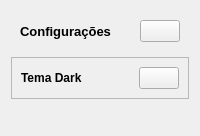
            <widget class="QWidget" name="pageSettings">
             <layout class="QVBoxLayout" name="verticalLayout_7">
              <item alignment="Qt::AlignTop">
               <widget class="QWidget" name="widgetSettings" native="true">
                <layout class="QHBoxLayout" name="horizontalLayout_12">
                 <item>
                  <widget class="QLabel" name="labelWidgetSettings">
                   <property name="font">
                    <font>
                     <pointsize>10</pointsize>
                     <weight>75</weight>
                     <bold>true</bold>
                    </font>
                   </property>
                   <property name="text">
                    <string>Configurações</string>
                   </property>
                   <property name="alignment">
                    <set>Qt::AlignCenter</set>
                   </property>
                  </widget>
                 </item>
                 <item alignment="Qt::AlignRight">
                  <widget class="QPushButton" name="closeCenterBtnSettings">
                   <property name="toolTip">
                    <string>Close Menu</string>
                   </property>
                   <property name="text">
                    <string/>
                   </property>
                   <property name="icon">
                    <iconset resource="Resources.qrc">
                     <normaloff>:/icons/icons/x-circle.svg</normaloff>:/icons/icons/x-circle.svg</iconset>
                   </property>
                   <property name="iconSize">
                    <size>
                     <width>20</width>
                     <height>20</height>
                    </size>
                   </property>
                  </widget>
                 </item>
                </layout>
               </widget>
              </item>
              <item>
               <widget class="QFrame" name="frameTema">
                <property name="frameShape">
                 <enum>QFrame::StyledPanel</enum>
                </property>
                <property name="frameShadow">
                 <enum>QFrame::Raised</enum>
                </property>
                <layout class="QHBoxLayout" name="horizontalLayout_13">
                 <item>
                  <widget class="QLabel" name="label">
                   <property name="font">
                    <font>
                     <pointsize>9</pointsize>
                     <weight>75</weight>
                     <bold>true</bold>
                    </font>
                   </property>
                   <property name="text">
                    <string>Tema Dark</string>
                   </property>
                  </widget>
                 </item>
                 <item alignment="Qt::AlignRight">
                  <widget class="QPushButton" name="temaBtn">
                   <property name="text">
                    <string/>
                   </property>
                   <property name="icon">
                    <iconset resource="Resources.qrc">
                     <normaloff>:/imagens/img/ligar.png</normaloff>:/imagens/img/ligar.png</iconset>
                   </property>
                   <property name="iconSize">
                    <size>
                     <width>24</width>
                     <height>24</height>
                    </size>
                   </property>
                  </widget>
                 </item>
                </layout>
               </widget>
              </item>
              <item>
               <widget class="QLabel" name="labelSettings">
                <property name="sizePolicy">
                 <sizepolicy hsizetype="Expanding" vsizetype="Expanding">
                  <horstretch>0</horstretch>
                  <verstretch>0</verstretch>
                 </sizepolicy>
                </property>
                <property name="font">
                 <font>
                  <pointsize>13</pointsize>
                 </font>
                </property>
                <property name="text">
                 <string/>
                </property>
                <property name="alignment">
                 <set>Qt::AlignCenter</set>
                </property>
               </widget>
              </item>
             </layout>
            </widget>
